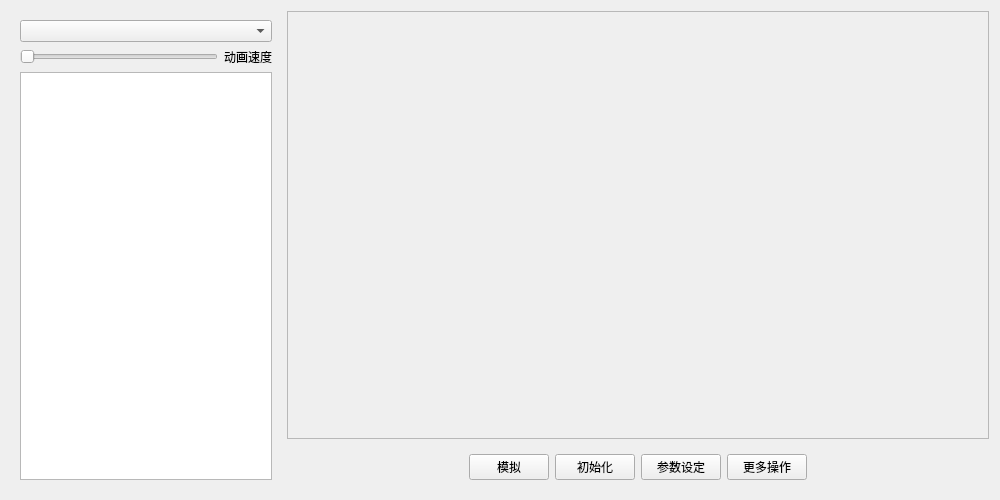
<?xml version="1.0" encoding="UTF-8"?>
<ui version="4.0">
 <class>Widget</class>
 <widget class="QWidget" name="Widget">
  <property name="geometry">
   <rect>
    <x>0</x>
    <y>0</y>
    <width>1000</width>
    <height>500</height>
   </rect>
  </property>
  <property name="windowTitle">
   <string>Widget</string>
  </property>
  <layout class="QHBoxLayout" name="horizontalLayout_3">
   <item>
    <widget class="QWidget" name="leftContainerWidget" native="true">
     <property name="minimumSize">
      <size>
       <width>0</width>
       <height>0</height>
      </size>
     </property>
     <property name="maximumSize">
      <size>
       <width>270</width>
       <height>16777215</height>
      </size>
     </property>
     <layout class="QVBoxLayout" name="verticalLayout_2">
      <item>
       <widget class="QComboBox" name="menuList"/>
      </item>
      <item>
       <layout class="QHBoxLayout" name="horizontalLayout_2">
        <item>
         <widget class="QSlider" name="horizontalSlider">
          <property name="maximum">
           <number>999</number>
          </property>
          <property name="singleStep">
           <number>10</number>
          </property>
          <property name="orientation">
           <enum>Qt::Horizontal</enum>
          </property>
         </widget>
        </item>
        <item>
         <widget class="QLabel" name="label">
          <property name="text">
           <string>动画速度</string>
          </property>
         </widget>
        </item>
       </layout>
      </item>
      <item>
       <widget class="QTextBrowser" name="textBrowser">
        <property name="html">
         <string>&lt;!DOCTYPE HTML PUBLIC &quot;-//W3C//DTD HTML 4.0//EN&quot; &quot;http://www.w3.org/TR/REC-html40/strict.dtd&quot;&gt;
&lt;html&gt;&lt;head&gt;&lt;meta name=&quot;qrichtext&quot; content=&quot;1&quot; /&gt;&lt;style type=&quot;text/css&quot;&gt;
p, li { white-space: pre-wrap; }
&lt;/style&gt;&lt;/head&gt;&lt;body style=&quot; font-family:'Noto Sans'; font-size:10pt; font-weight:400; font-style:normal;&quot;&gt;
&lt;p style=&quot;-qt-paragraph-type:empty; margin-top:0px; margin-bottom:0px; margin-left:0px; margin-right:0px; -qt-block-indent:0; text-indent:0px;&quot;&gt;&lt;br /&gt;&lt;/p&gt;&lt;/body&gt;&lt;/html&gt;</string>
        </property>
       </widget>
      </item>
     </layout>
    </widget>
   </item>
   <item>
    <layout class="QVBoxLayout" name="verticalLayout" stretch="1,0">
     <property name="sizeConstraint">
      <enum>QLayout::SetMinAndMaxSize</enum>
     </property>
     <item>
      <widget class="QScrollArea" name="rightContainerWidgetWrap">
       <property name="verticalScrollBarPolicy">
        <enum>Qt::ScrollBarAsNeeded</enum>
       </property>
       <property name="horizontalScrollBarPolicy">
        <enum>Qt::ScrollBarAsNeeded</enum>
       </property>
       <property name="widgetResizable">
        <bool>false</bool>
       </property>
       <widget class="FlutteringWings" name="rightContainerWidget">
        <property name="geometry">
         <rect>
          <x>0</x>
          <y>0</y>
          <width>600</width>
          <height>400</height>
         </rect>
        </property>
       </widget>
      </widget>
     </item>
     <item>
      <widget class="QWidget" name="rigthBottom" native="true">
       <layout class="QHBoxLayout" name="horizontalLayout">
        <property name="spacing">
         <number>6</number>
        </property>
        <property name="sizeConstraint">
         <enum>QLayout::SetMinimumSize</enum>
        </property>
        <item>
         <spacer name="horizontalSpacer">
          <property name="orientation">
           <enum>Qt::Horizontal</enum>
          </property>
          <property name="sizeHint" stdset="0">
           <size>
            <width>40</width>
            <height>20</height>
           </size>
          </property>
         </spacer>
        </item>
        <item>
         <widget class="QPushButton" name="startBtn">
          <property name="text">
           <string>模拟</string>
          </property>
         </widget>
        </item>
        <item>
         <widget class="QPushButton" name="initBtn">
          <property name="text">
           <string>初始化</string>
          </property>
         </widget>
        </item>
        <item>
         <widget class="QPushButton" name="dataSettingBtn">
          <property name="text">
           <string>参数设定</string>
          </property>
         </widget>
        </item>
        <item>
         <widget class="QPushButton" name="moreControlBtn">
          <property name="text">
           <string>更多操作</string>
          </property>
         </widget>
        </item>
        <item>
         <spacer name="horizontalSpacer_2">
          <property name="orientation">
           <enum>Qt::Horizontal</enum>
          </property>
          <property name="sizeHint" stdset="0">
           <size>
            <width>40</width>
            <height>20</height>
           </size>
          </property>
         </spacer>
        </item>
       </layout>
      </widget>
     </item>
    </layout>
   </item>
  </layout>
 </widget>
 <customwidgets>
  <customwidget>
   <class>FlutteringWings</class>
   <extends>QWidget</extends>
   <header>flutteringwings.h</header>
   <container>1</container>
  </customwidget>
 </customwidgets>
 <resources/>
 <connections/>
</ui>
